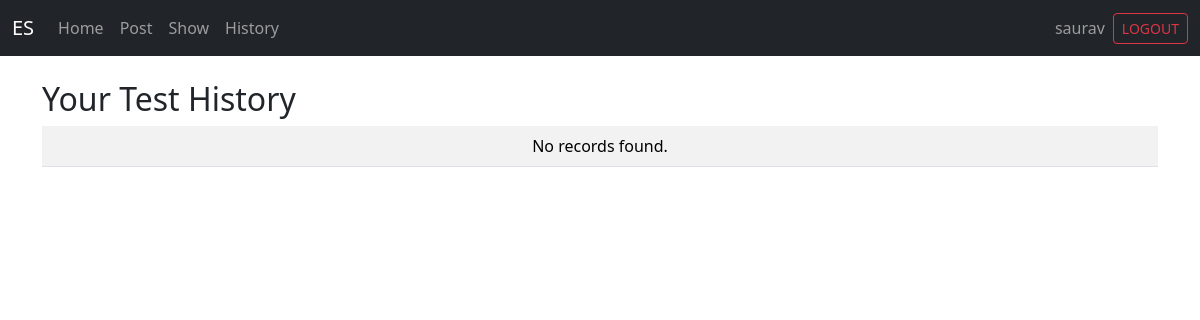
Before: /history/ (signed in) with the older database file.
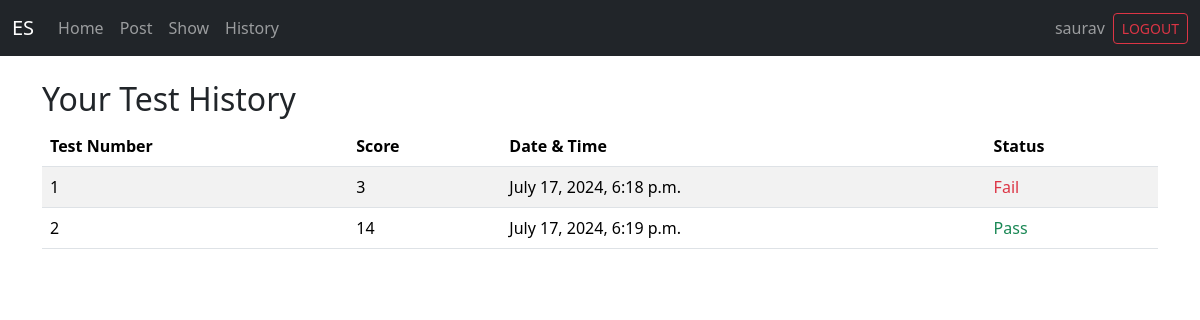
After: the same page with the newer database file.
### base/models.py (models this page shows)
class UserScore(models.Model):
    name = models.ForeignKey(User, on_delete=models.SET_NULL, null=True)
    score = models.IntegerField(default=0)
    testCount = models.IntegerField(default=1)
    test_date = models.DateTimeField(auto_now_add=True)

### base/views.py (the view)
# urls.py: path('history/',views.history, name="history"),
def history(request):
    if (request.user.is_authenticated):
        records = UserScore.objects.filter(name = request.user)
        loggedIn = 1
    else:
        loggedIn = 0
        records = [] # necessary to provide in context
    context = {'records' : records, 'loggedIn': loggedIn}
    return render(request,'history.html', context)

### templates/history.html (shortened to what this page needs)
{% extends "main.html" %}
{% block content %}
<div class="container mt-4">
    <h2>Your Test History</h2>
    <div class="row">
        <div class="col">
            <div class="table-responsive">
                <table class="table table-striped">
                    {% if loggedIn %}
                        {% if records|length > 0 %}
                            <thead>
                                <tr>
                                    <th>Test Number</th>
                                    <th>Score</th>
                                    <th>Date & Time</th>
                                    <th>Status</th>
                                </tr>
                            </thead>
                            <tbody>
                                {% for record in records %}
                                    <tr>
                                        <td>{{ record.testCount }}</td>
                                        <td>{{ record.score }}</td>
                                        <td>{{ record.test_date }}</td>
                                        <td>
                                            {% if record.score > 12 %}
                                                <span class="text-success">Pass</span>
                                            {% else %}
                                                <span class="text-danger">Fail</span>
                                            {% endif %}
                                        </td>
                                    </tr>
                                {% endfor %}
                            </tbody>
                        {% else %}
                            <tr>
                                <td colspan="4" class="text-center">No records found.</td>
                            </tr>
                        {% endif %}
                    {% else %}
                        <tr>
                            <td colspan="4" class="text-center">
                                Please <a href="{% url 'login' %}">login</a> first to view your test history.
                            </td>
                        </tr>
                    {% endif %}
                </table>
            </div>
        </div>
    </div>
</div>
{% endblock content %}

Changed rows visible on the page:
added UserScore: testCount "1", score "3", test_date "July 17, 2024, 6:18 p.m.", shows "Fail"
added UserScore: testCount "2", score "14", test_date "July 17, 2024, 6:19 p.m.", shows "Pass"
Other visible differences:
text no longer shown: "No records found."
text now shown: "Test Number Score Date & Time Status"
